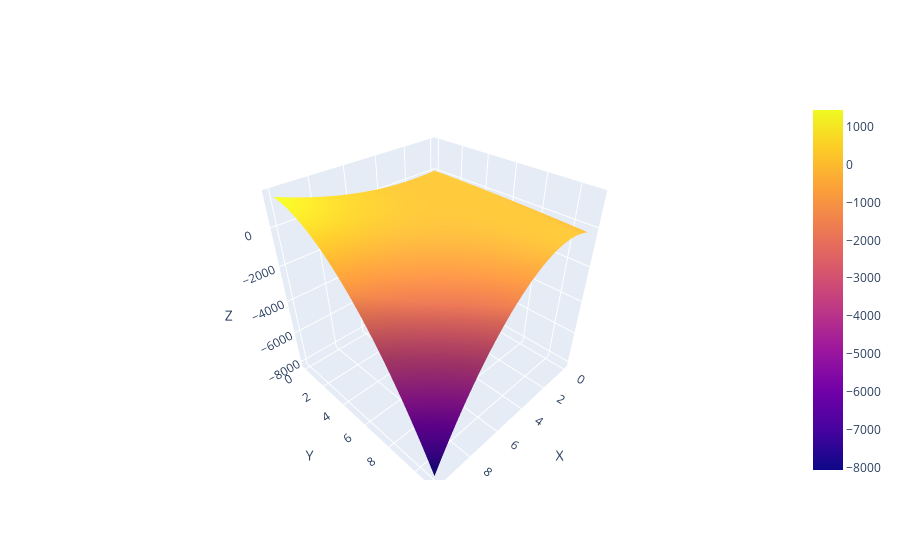

Notebook source saved alongside this figure:
### Code cell
xlist = np.linspace(0, 10, 100)
ylist = np.linspace(0, 11, 100)
# xlist_1 = xlist[-xlist*ylist + np.array([2]*len(xlist)) > 0]
# ylist_1 = ylist[-xlist*ylist + np.array([2]*len(xlist)) > 0]
X, Y = np.meshgrid(xlist, ylist)
Z = func(X,Y)

fig = go.Figure(data=[go.Surface(z=Z, x=X, y=Y)])
fig.update_layout(scene=dict(
                    xaxis_title='X',
                    yaxis_title='Y',
                    zaxis_title='Z'))
#fig.show()
plotly.offline.iplot(fig) 
fig.write_image("../pictures/surf_sem_3.pdf")

### Figure 1 — Plotly figure (JSON) as saved in the notebook; plotly's stock layout.template omitted (floating-point values rounded to 4 significant figures; data arrays with more than 128 entries replaced by an {"elided": "..."} marker saying what was removed)
{"data": [{"type": "surface", "x": {"elided": "100x100 float values"}, "y": {"elided": "100x100 float values"}, "z": {"elided": "100x100 float values"}}], "layout": {"scene": {"xaxis": {"title": {"text": "X"}}, "yaxis": {"title": {"text": "Y"}}, "zaxis": {"title": {"text": "Z"}}}}}
